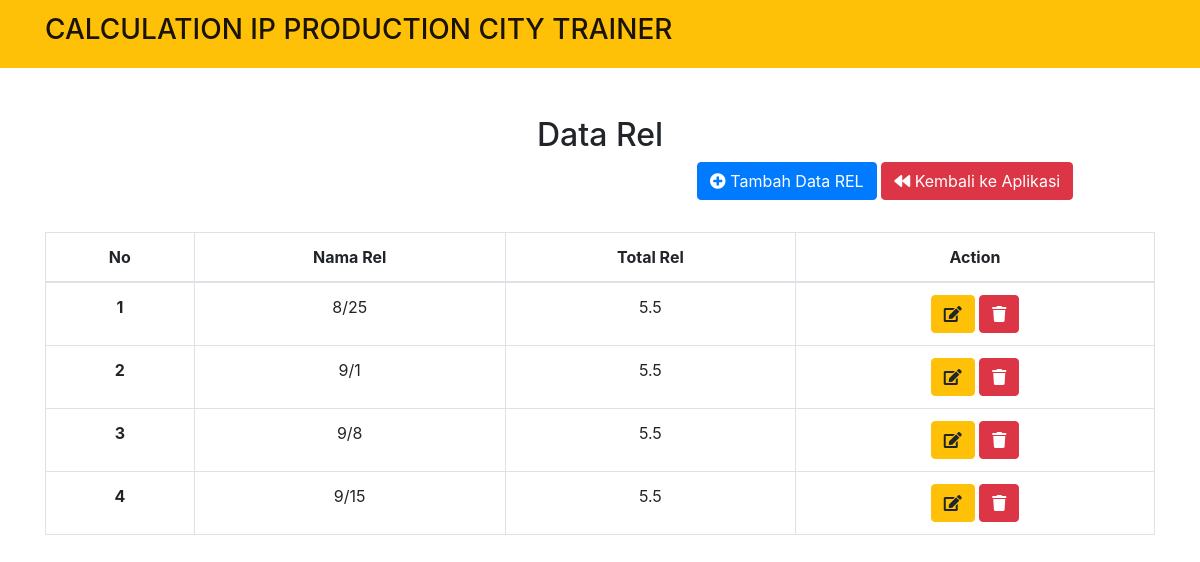
/index.php/home/tambahrel, run on the app's committed database.
### tables this page shows
CREATE TABLE `rls` (
  `id` int(11) NOT NULL,
  `rel` varchar(50) NOT NULL,
  `total_rel` double NOT NULL,
  `rls_10_5C` double NOT NULL,
  `rls_11C` double NOT NULL,
  `rls_11_5C` double NOT NULL,
  `rls_12C` double NOT NULL,
  `rls_12_5C` double NOT NULL,
  `rls_13C` double NOT NULL,
  `rls_13_5C` double NOT NULL,
  `rls_1Y` double NOT NULL,
  `rls_1_5Y` double NOT NULL,
  `rls_2Y` double NOT NULL,
  `rls_2_5Y` double NOT NULL,
  `rls_3Y` double NOT NULL
);

### application/controllers/Home.php (called while the page is built, shortened)
<?php
class Home extends CI_Controller {
    function __construct()
    {
        $this->load->model('model_ppic', 'm');
    }
	function tambahrel()
	{
		$getRls  = $this->m->getRls();
		$data = [
			'getRls'	=> $getRls
		];
		$this->load->view('rel', $data);
	}
}

### index.php (called while the page is built, shortened)
<?php
require_once BASEPATH.'core/CodeIgniter.php';

### application/models/Model_ppic.php (called while the page is built, shortened)
<?php
class Model_ppic extends CI_Model{
    function getRls()
    {
        return $this->db->get('rls')->result_array();
    }
}

### application/views/rel.php (the view, shortened to what this page needs)
<!doctype html>
<html lang="en">
  <head>
    <link rel="stylesheet" href="https://stackpath.bootstrapcdn.com/bootstrap/4.4.1/css/bootstrap.min.css">
    <link rel="stylesheet" href="https://cdnjs.cloudflare.com/ajax/libs/font-awesome/5.12.1/css/all.min.css">
  </head>
  <body>
    <nav class="navbar navbar-light bg-warning">
    <div class="container">
      <span class="navbar-brand mb-0 h1"><h3>CALCULATION IP PRODUCTION CITY TRAINER</h3></span>
    </div>
    </nav>
    <div class="container mt-5 mb-3 text-center">
    <h2>Data Rel</h2>
<div class="row">
    <div class="col-sm-6 ml-auto">
        <button class="btn btn-primary mb-3" data-toggle="modal" data-target="#modalTambah"><i class="fas fa-plus-circle"></i> Tambah Data REL</button>
        <a href="<?= base_url() ?>" class="btn btn-danger mb-3"><i class="fas fa-backward"></i> Kembali ke Aplikasi</a>
    </div>
</div>
    <table class="table table-bordered table-hover mt-3">
  <thead>
    <tr>
      <th scope="col">No</th>
      <th scope="col">Nama Rel</th>
      <th scope="col">Total Rel</th>
      <th scope="col">Action</th>
    </tr>
  </thead>
  <tbody>
  <?php
  $no = 1;
  foreach ($getRls as $rls): ?>
    <tr>
      <th scope="row"><?= $no++ ?></th>
      <td><?= $rls['rel'] ?></td>
      <td><?= $rls['total_rel'] ?></td>
      <td><button type="button" class="btn btn-warning" data-toggle="modal" data-target="#editData<?= $rls['id'] ?>"><i class="fa fa-edit"></i></button> <button type="button" class="btn btn-danger" data-toggle="modal" data-target="#hapusData<?= $rls['id'] ?>"><i class="fa fa-trash"></i></button></td>
    </tr>
    <?php endforeach ?>
  </tbody>
</table>
</div>
  </body>
</html>

### data on the page
rls: rel "8/25", total_rel "5.5"
rls: rel "9/1", total_rel "5.5"
rls: rel "9/8", total_rel "5.5"
rls: rel "9/15", total_rel "5.5"
